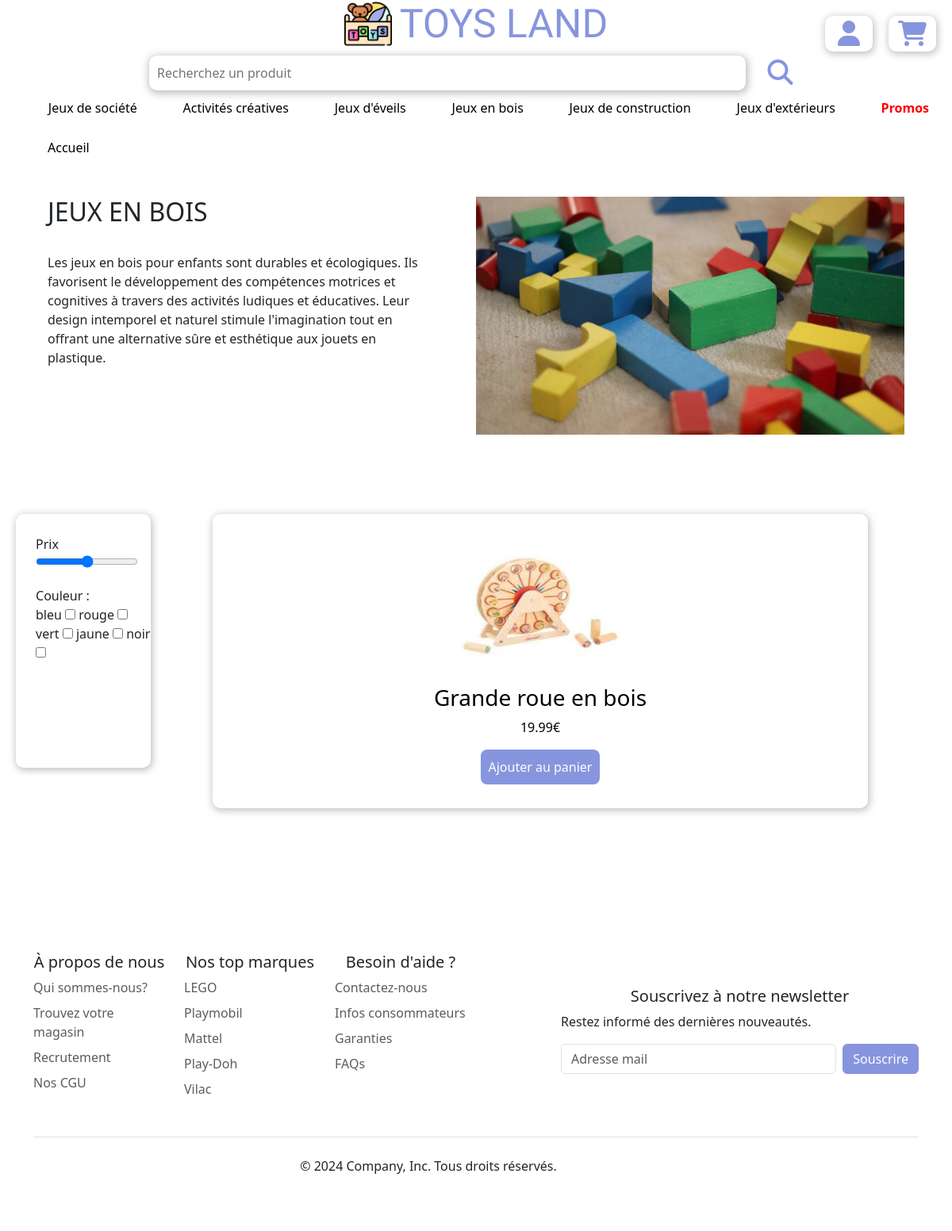
Screenshot of /php/jeuxbois.php with the database file from the repository.
### tables this page shows
CREATE TABLE `produits` (
  `id` int NOT NULL,
  `nom` varchar(255) NOT NULL,
  `description` longtext NOT NULL,
  `image` varchar(255) NOT NULL,
  `prix` float NOT NULL,
  `categorie` varchar(255) NOT NULL,
  `stock` int NOT NULL,
  `promo` varchar(255) NOT NULL
);

### php/jeuxbois.php (the view, shortened to what this page needs)
<?php
require_once("connect.php");
$sql = "SELECT * FROM produits WHERE categorie ='Jeu en bois'";
$query = $db->prepare($sql);
$query->execute();
$produits = $query->fetchALL();
include_once("components/navbar.php");
?>
<link rel="stylesheet" href="pagejeux.css">
<section id="section">
    <a href="index.php">Accueil</a>
    <div class="intro-container">
        <div class="texte-description">
        <h2>JEUX EN BOIS</h2>
        <p>Les jeux en bois pour enfants sont durables et écologiques. Ils favorisent le développement des compétences motrices et cognitives à travers des activités ludiques et éducatives. Leur design intemporel et naturel stimule l'imagination tout en offrant une alternative sûre et esthétique aux jouets en plastique.</p>
        </div>
        <div class="image-intro">
            <img id="img-intro"src="components/img/jeuxbois.jpg">
        </div>
    </div>
    <div class="main-container">
        <div class="sort-container">
            <div class="conteneur-tri">
                <div class="div-price">
                    <label for="price">Prix</label>
                    <input type="range" name="price" id="price" min="0" max="100">
                </div>
                <div class="div-color">
                    <div>Couleur :</div>
                    <div class="checkbox">
                    <label for="bleu">bleu</label>
                    <input type="checkbox" name="bleu" id="bleu">
                    <label for="rouge">rouge</label>
                    <input type="checkbox" name="rouge" id="rouge">
                    <label for="vert">vert</label>
                    <input type="checkbox" name="vert" id="vert">
                    <label for="jaune">jaune</label>
                    <input type="checkbox" name="jaune" id="jaune">
                    <label for="noir">noir</label>
                    <input type="checkbox" name="noir" id="noir">
                    </div>
                </div>
            </div>
        </div>
        <div class="article-container">
            <section class="catalogue-produits">
                <?php foreach($produits as $produit): ?>
                    <article><a href="produit.php?id=<?=$produit["id"]?>">
                    <?php
                        $imagePath = $produit['image'];
                        $class = 'admin/' . $imagePath;
                        ?>
                        <img id="img-article" src="<?= htmlspecialchars($class)?>" alt="photo article">
                        <h3><?=strip_tags($produit["nom"])?></h3>
                        <p><?=strip_tags($produit["prix"])?>€</p>
                        <button>Ajouter au panier</button>
                </a></article>
                <?php endforeach;?>
            </section>
        </div>
</section>
<?php
include_once("components/footer.php");
?>

### php/index.css (style rules this page uses)
a { color: black; text-decoration: none; }
section { padding: 0 5%; }

### php/pagejeux.css (style rules this page uses)
#section { padding: 10px 5%; }
.intro-container { display: grid; grid-template-columns: 45% 50%; justify-content: space-between; margin-top: 50px; }
.image-intro { max-width: 100%; max-height: 300px; }
#img-intro { width: 100%; height: 100%; object-fit: cover; }
.texte-description p { padding-top: 25px; }
.sort-container { margin-right: 20%; margin-left: -25%; }
.conteneur-tri { border: solid 0px rgba(128, 128, 128, 0.5); box-shadow: 1px 2px 10px 1px rgba(128, 128, 128, 0.5); border-radius: 10px; height: 40vh; display:flex; flex-direction: column; width:100% }
.div-price { margin-top:15%; margin-left: 15%; }
.div-color { margin-top: 10%; display:flex; flex-wrap: wrap; margin-left:15%; }
.checkbox { width: 200px; }
.main-container { display: grid; grid-template-columns: 15% 85%; padding-top: 100px; margin-bottom: 100px; }
.catalogue-produits { display: flex; flex-wrap: wrap; gap: 15px; }
article { min-width: 300px; border: solid 0px rgba(128, 128, 128, 0.5); box-shadow: 1px 2px 10px 1px rgba(128, 128, 128, 0.5); flex: 1 0 20%; border-radius: 10px; padding: 15px 0 30px; }
article a { display: flex; align-items: center; justify-content: center; flex-direction: column; }
article button { color: white; background-color: #8795de; border: none; padding: 10px; border-radius: 8px; }
#img-article { height: 200px; width: 200px; }

### rows the page displays
produits: image (picture), nom "Grande roue en bois", prix "19.99"
